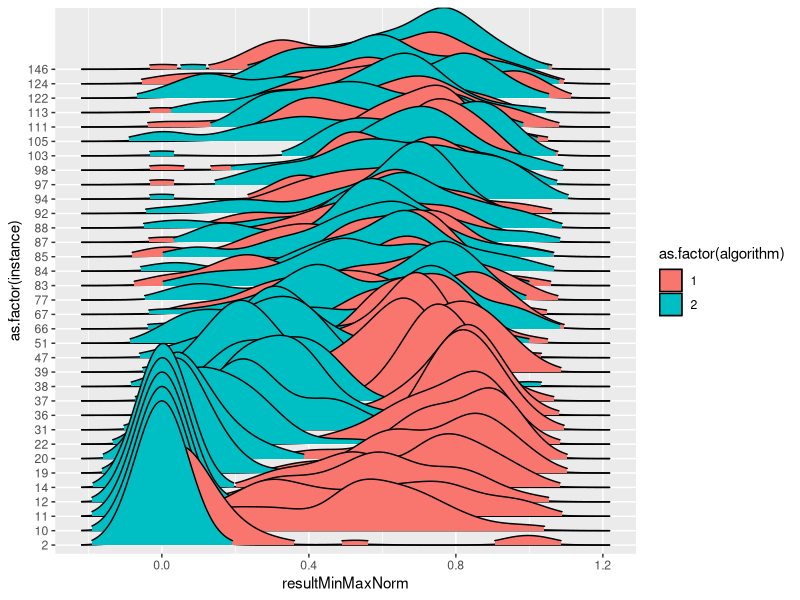
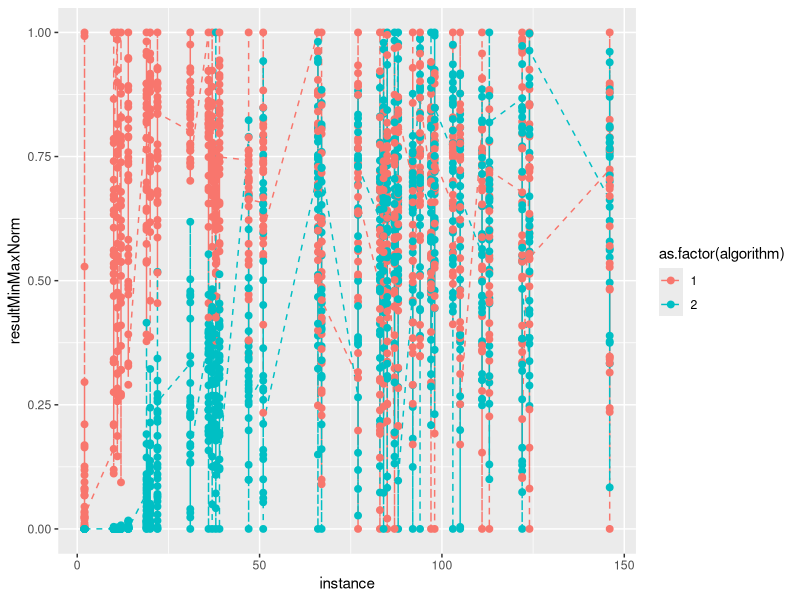

Source code (R) for these figures, in order:
if (!require(ggplot2, quietly = TRUE)){
  install.packages("ggplot2")
}

if (!require(ggridges, quietly = TRUE)){
  install.packages("ggridges")
}

if (!require(dplyr, quietly = TRUE)){
  install.packages("dplyr")
}

# Analysis ----------------------------------------------------------------
data.experiment <- read.table('experiment_raw_results.txt')
data.experiment$ObservationLogScaled <- log(data.experiment$Observation)

data.all.instances <- read.csv('data.all.instances.csv')
data.all.instances.normalized <- data.all.instances %>% group_by(instance) %>% mutate(Max = max(result), Min = min(result), Std = sd(result), Avg = mean(result)) %>% mutate(resultMinMaxNorm = (result - Min)/(Max - Min), resultZnorm = (result - Avg)/Std)

b <- 34
random.blocks <- sample.int(150, b)
data.block.instances <- data.all.instances.normalized %>%  filter(instance %in% random.blocks)

res.aov <- aov(resultMinMaxNorm  ~ algorithm + instance, data = data.block.instances)

#data.experiment.grouped <- data.experiment %>% group_by(Algorithm,Instance) %>% summarise(avg = mean(Observation))

ggplot(data.block.instances, aes(x = resultMinMaxNorm, y = as.factor(instance), fill = as.factor(algorithm))) + geom_density_ridges() +
  geom_density_ridges(scale = 10, size = 0.25, rel_min_height = 0.03)

#ggplot(data.experiment %>% filter(Algorithm == 'algo2'), aes(x = ObservationLogScaled,  fill = Instance)) +
#  geom_density() 

ggplot(data.block.instances, aes(x = instance, 
                            y = resultMinMaxNorm, 
                            group = as.factor(algorithm), 
                            colour = as.factor(algorithm))) + geom_line(linetype=2) + geom_point(size=2)
